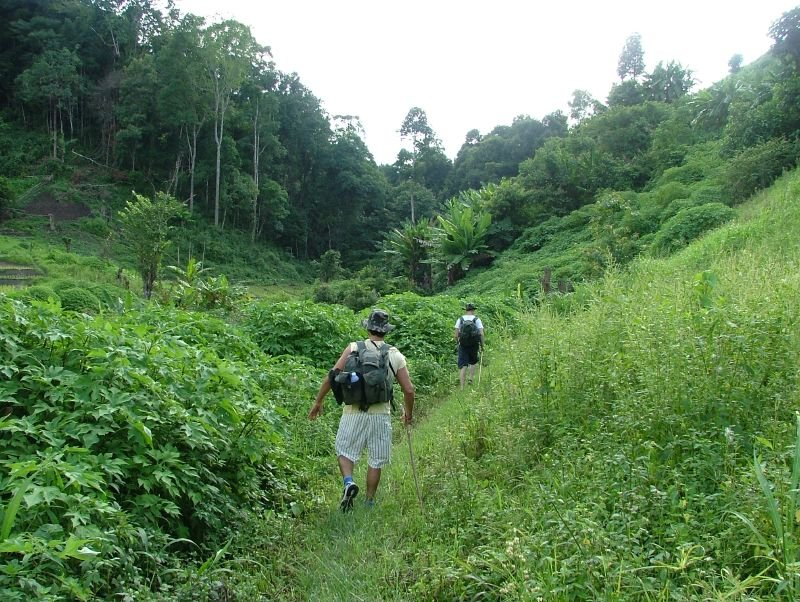
#> input picture utils/template-matching-img/original.jpg, 800 x 602 px, found by its file name
$ python templete_matching.py
#> lines starting #> are read from the running program, lines starting #| are printed output that depends on the picture; after the words box and inside, x2 and y2 are one past the last pixel; in counts of white or black regions, pixels touching at a corner belong together
import numpy as np
from scipy.sparse import linalg as linalg
from scipy.sparse import lil_matrix as lil_matrix
import cv2
from matplotlib import pyplot as plt

def mask_location(mask):
    '''
    Get all location that in the mask region
    '''
    x, y = np.nonzero(mask)
    return list(zip(x, y))

def normalize_mask(mask_img):
    '''
    Normalize the mask

    Para:
    mask: a mask image, the unwanted part is 255, the background part is 0

    Return:
    return a mask_img with the same size but only one channel.
    The unwanted part is normalized to 1 and background part is 0
    '''

    mask = np.atleast_3d(mask_img).astype(np.float64) / 255.
    mask[mask != 1] = 0
    mask = mask[:,:,0]

    return mask

def get_templete_coordinate(mask, coef = 1.2):
    '''
    Function to get the template coordinate according to the mask

    Para
    mask: A normalized mask image

    coef: To determain the size of templete

    Return
    The four coordinaates
    '''
    mask_height, mask_width = mask.shape

    x, y = np.nonzero(mask)
    x_min = np.min(x)
    x_max = np.max(x)
    y_min = np.min(y)
    y_max = np.max(y)

    x_mid = (x_max + x_min) / 2
    y_mid = (y_max + y_min) / 2

    # Get d = max - min
    # coef * d to determain the size of templete
    w = x_max - x_min
    h = y_max - y_min
    w = coef * w
    h = coef * h

    x_min = np.max([x_mid - w/2, 0])
    x_max = np.min([x_mid + w/2, mask_width])
    y_min = np.max([y_mid - h/2, 0])
    y_max = np.min([y_mid + h/2, mask_height])

    return int(x_min), int(x_max), int(y_min), int(y_max)

if __name__ == "__main__":

    # Read the main image
    img_rgb = cv2.imread(r"utils\template-matching-img\original.jpg")
#> img_rgb is the input picture: shape (602, 800, 3); mean B, G, R 89.5, 130.4, 99.1
    img_rgb = cv2.cvtColor(img_rgb, cv2.COLOR_BGR2RGB)   # convenient to use plt.imshow to see the image

    # Convert it to grayscale
    img_gray = cv2.cvtColor(img_rgb, cv2.COLOR_BGR2GRAY)

    # Read the template
    mask = cv2.imread(r"utils\template-matching-img\mask.jpg")
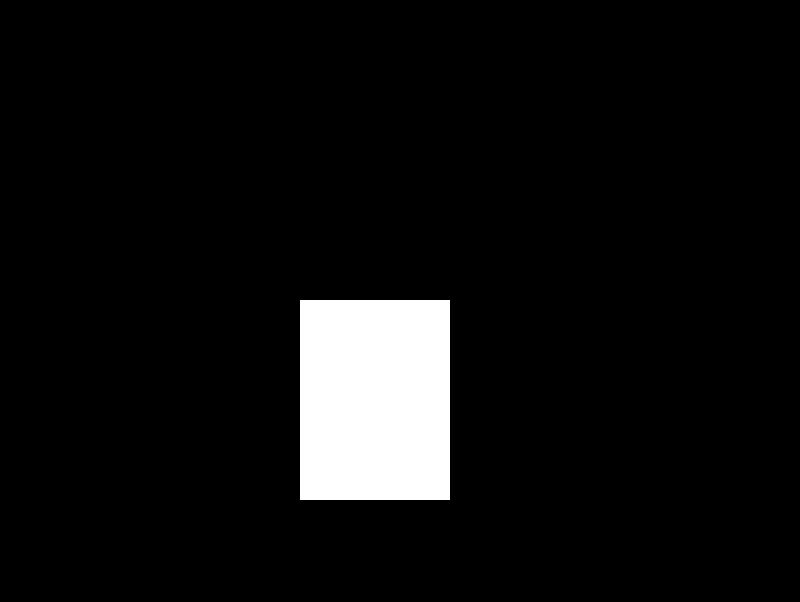
#> input picture utils/template-matching-img/mask.jpg, 800 x 602 px, found by its file name
#> mask is the input picture: shape (602, 800, 3); min 0, max 255, mean 15.9
    mask = normalize_mask(mask)
#> in normalize_mask, `mask[mask != 1] = 0`:
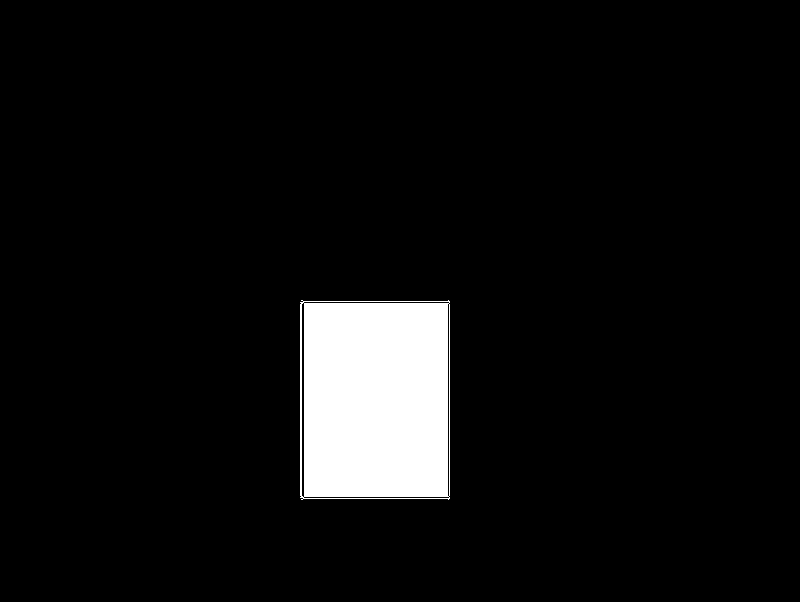
#> mask: shape (602, 800, 3) float64; values 0 (black) and 1 (white), 6% white; 1 white region, box (x1, y1, x2, y2) and area: (300, 300, 450, 500) 28828
    x_min, x_max, y_min, y_max = get_templete_coordinate(mask)
#> in get_templete_coordinate, `x_min = np.min(x)`: x_min = 300
#> in get_templete_coordinate, `x_max = np.max(x)`: x_max = 499
#> in get_templete_coordinate, `y_min = np.min(y)`: y_min = 300
#> in get_templete_coordinate, `y_max = np.max(y)`: y_max = 449
#> in get_templete_coordinate, `x_mid = (x_max + x_min) / 2`: x_mid = 399.5
#> in get_templete_coordinate, `y_mid = (y_max + y_min) / 2`: y_mid = 374.5
#> in get_templete_coordinate, `w = x_max - x_min`: w = 199
#> in get_templete_coordinate, `h = y_max - y_min`: h = 149
#> in get_templete_coordinate, `w = coef * w`: w = 238.8
#> in get_templete_coordinate, `h = coef * h`: h = 178.8
#> in get_templete_coordinate, `x_min = np.max([x_mid - w/2, 0])`: x_min = 280.1
#> in get_templete_coordinate, `x_max = np.min([x_mid + w/2, mask_width])`: x_max = 518.9
#> in get_templete_coordinate, `y_min = np.max([y_mid - h/2, 0])`: y_min = 285.1
#> in get_templete_coordinate, `y_max = np.min([y_mid + h/2, mask_height])`: y_max = 463.9
#> x_min = 280; x_max = 518; y_min = 285; y_max = 463

    print(x_min, x_max, y_min, y_max)
#| 280 518 285 463

    template = img_gray[x_min:x_max, y_min:y_max]
    mask_tem = (mask == 0).astype(np.float32)

    mask_tem = mask_tem[x_min:x_max, y_min:y_max]
#> mask_tem: shape (238, 178) float32; values 0 (black) and 1 (white), 32% white; 1 white region, box (x1, y1, x2, y2) and area: (0, 0, 178, 238) 13536

    w, h = template.shape
#> w = 238; h = 178

    # use templete to find matching region in the img_gray
    res = cv2.matchTemplate(img_gray, template, cv2.TM_CCOEFF_NORMED, mask = mask_tem)


    # Specify a threshold
    threshold = 0.99

    # Store the coordinates of matched area in a numpy array
    loc = np.where(res >= threshold)
#> loc = ([280], [285])
    print(loc)
#| (array([280]), array([285]))

    # Draw a rectangle around the matched region.
    for pt in zip(*loc[::-1]):
        cv2.rectangle(img_rgb, pt, (pt[0] + w, pt[1] + h), (0, 255, 255), 2)
#> this loop made 1 pass
#> pt on pass 1: (285, 280)
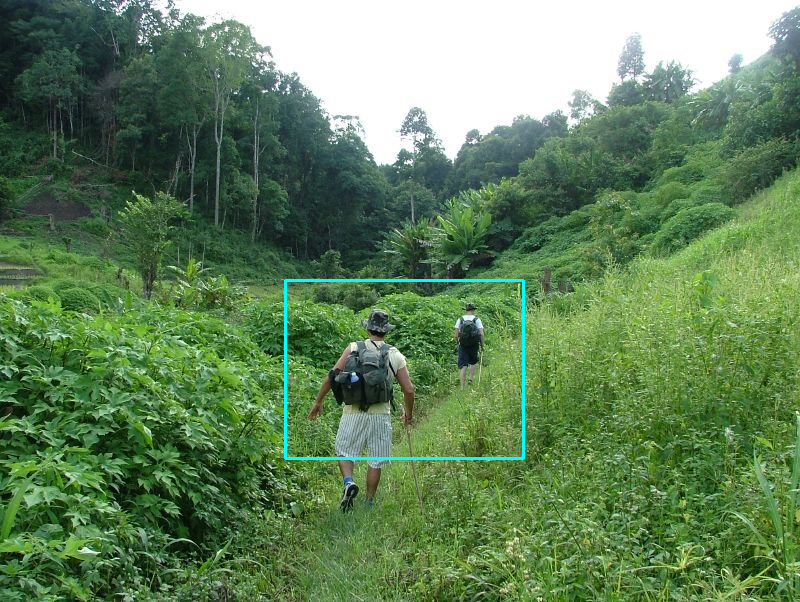
#> img_rgb: shape (602, 800, 3); mean R, G, B 98.7, 131, 90.5

    # Show the final image with the matched area.
    plt.imshow(img_rgb)
    plt.show()

    # read mask image

    # Note the unwanted region is labelled as 255 in mask.jpg
    mask = cv2.imread(r"utils\template-matching-img\mask.jpg")
    mask = normalize_mask(mask)
    x_min, x_max, y_min, y_max = get_templete_coordinate(mask, coef=1.5)
#> x_min = 250; x_max = 548; y_min = 262; y_max = 486

    # read the matching image
    matching_img = cv2.imread(r"utils\template-matching-img\matching.jpg")
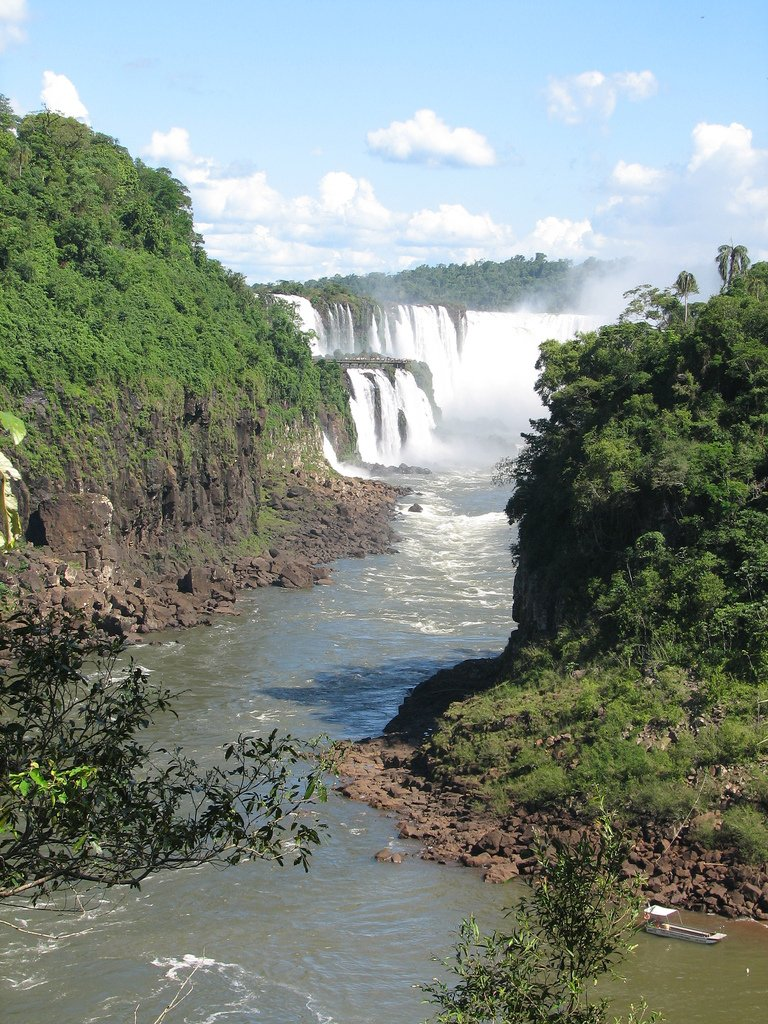
#> input picture utils/template-matching-img/matching.jpg, 768 x 1024 px, found by its file name
#> matching_img is the input picture: shape (1024, 768, 3); mean B, G, R 129.1, 136.9, 126.4
    matching_img = cv2.cvtColor(matching_img, cv2.COLOR_BGR2RGB)
    matching_img_gray = cv2.cvtColor(matching_img, cv2.COLOR_BGR2GRAY)

    # read the orginal image with mask
    original_img = cv2.imread(r"utils\template-matching-img\original_with_mask.jpg")
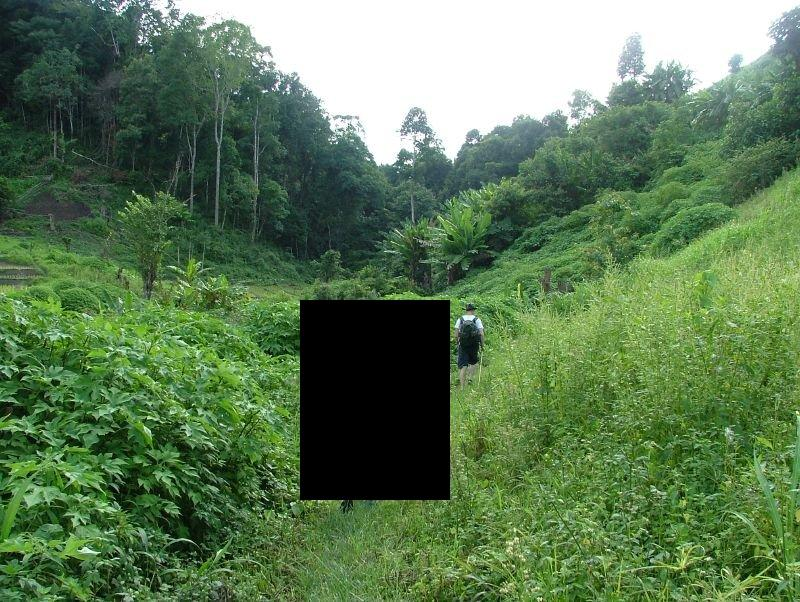
#> input picture utils/template-matching-img/original_with_mask.jpg, 800 x 602 px, found by its file name
#> original_img is the input picture: shape (602, 800, 3); mean B, G, R 84.9, 122.7, 93.5
    original_img = cv2.cvtColor(original_img, cv2.COLOR_BGR2RGB)
    original_img_gray = cv2.cvtColor(original_img, cv2.COLOR_BGR2GRAY)

    # Get the template
    template = original_img_gray[x_min:x_max, y_min:y_max]
#> template: shape (298, 224)

    # Get the mask for template
    template_mask = (mask == 0).astype(np.uint8)
    template_mask = template_mask[x_min:x_max, y_min:y_max]
#> template_mask: shape (298, 224); values 0 (black) and 1 (white), 56.8% white; 1 black region, box (x1, y1, x2, y2) and area: (38, 50, 188, 250) 28828

    # Do the template matching
    res = cv2.matchTemplate(matching_img_gray, template, cv2.TM_CCOEFF_NORMED, mask = template_mask)
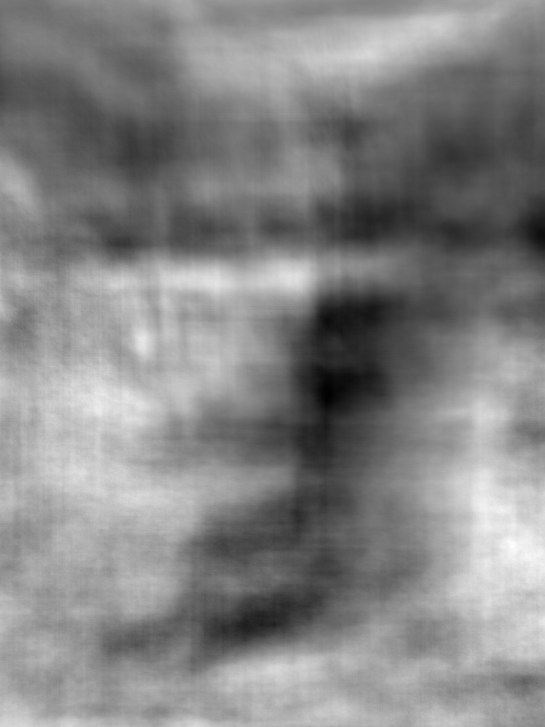
#> res: shape (727, 545) float32; min -0.272, max 0.159, mean -0.047; drawn with min black and max white

    # we can set a threshold for matching result
    # Then we get the location s.t. matching value is larger than the threshold
    # threshold = 0.2
    # loc = np.where(res >= threshold)

    # we can also directly get the location for the largest matching value
    loc = np.where(res == np.max(res))
#> loc = ([543], [512])
    for pt in zip(*loc[::-1]):
        cv2.rectangle(matching_img, pt, (pt[0] + w, pt[1] + h), (0, 255, 255), 2)
#> this loop made 1 pass
#> pt on pass 1: (512, 543)
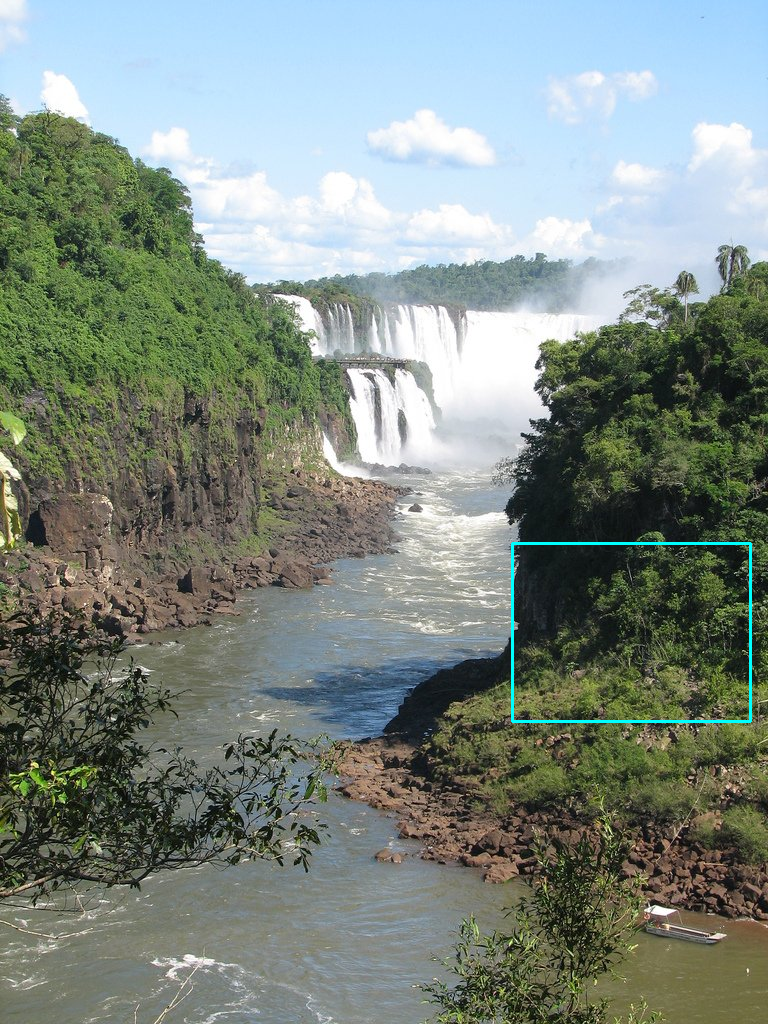
#> matching_img: shape (1024, 768, 3); mean R, G, B 126.2, 137.5, 129.8

    plt.imshow(matching_img)
    plt.show()
